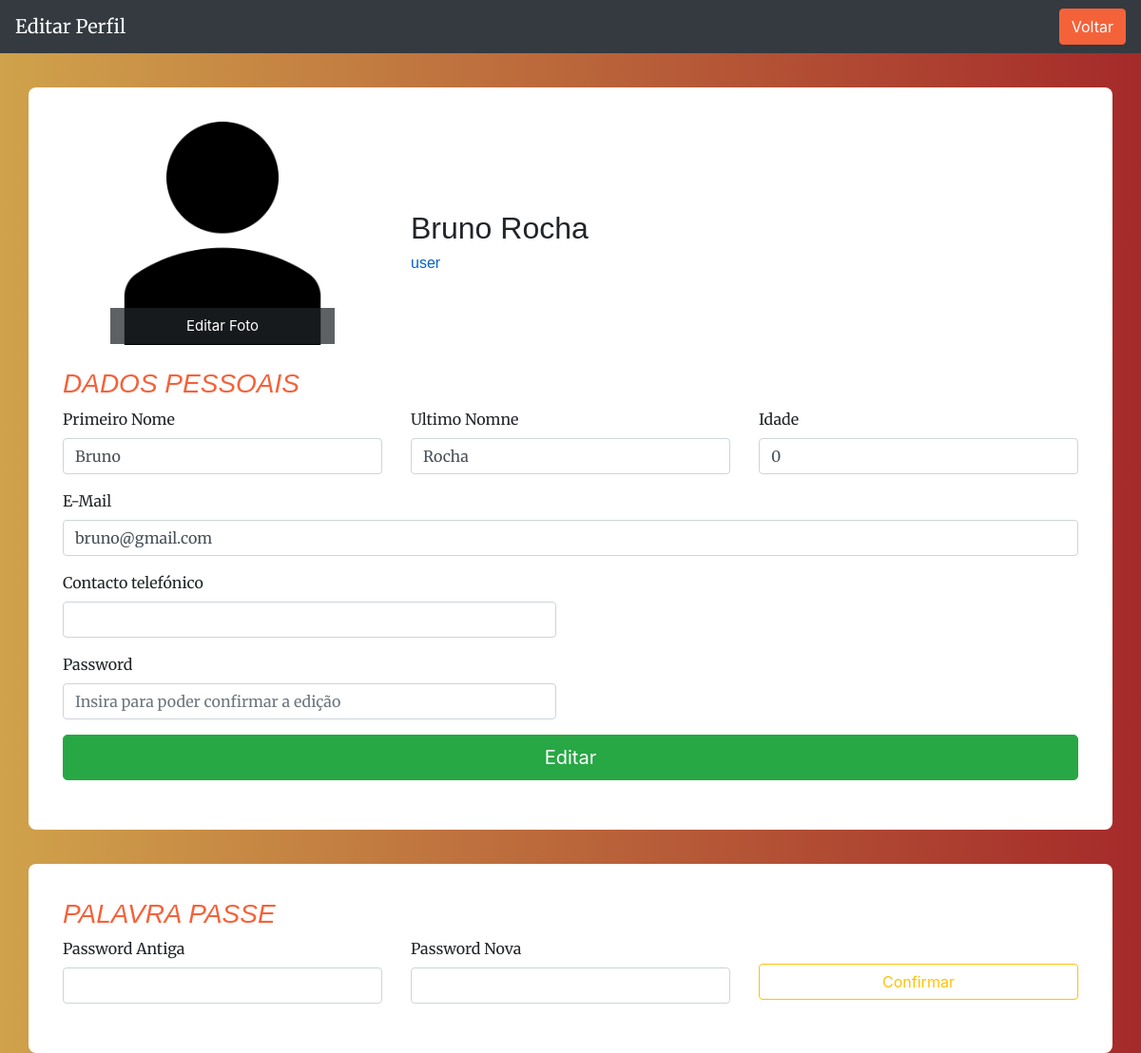
Page /edit_profile.php?id=29 (signed in) on the committed database.
### tables this page shows
CREATE TABLE `users` (
  `id` int(11) NOT NULL,
  `fname` varchar(255) NOT NULL,
  `lname` varchar(255) NOT NULL,
  `age` int(11) NOT NULL,
  `email` tinytext NOT NULL,
  `password` longtext NOT NULL,
  `phone` int(9) DEFAULT NULL,
  `born_date` date DEFAULT NULL,
  `type_img` varchar(255) NOT NULL,
  `name_img` varchar(255) NOT NULL,
  `size_img` varchar(255) NOT NULL,
  `data_img` longblob NOT NULL,
  `updated_at` timestamp NOT NULL DEFAULT current_timestamp() ON UPDATE current_timestamp(),
  `created_at` timestamp NOT NULL DEFAULT current_timestamp(),
  `user_status` varchar(10) NOT NULL DEFAULT 'user',
  `acount_status` text NOT NULL DEFAULT 'ativo',
  `foto_status` varchar(10) NOT NULL,
  `newsletter_status` varchar(10) NOT NULL DEFAULT 'semSub'
);

### edit_profile.php (the view, shortened to what this page needs)
<?php
require 'includes/db.inc.php';
$id_user = $_GET['id'];
$sql = "SELECT * FROM users WHERE  id = $id_user";
    $result = mysqli_query( $conn, $sql);
?>
<!DOCTYPE html>
<html lang="en">
    <head>
        <link href="https://cdnjs.cloudflare.com/ajax/libs/magnific-popup.js/1.1.0/magnific-popup.min.css" rel="stylesheet" />
        <link href="assets/css/styles.css" rel="stylesheet" />
    </head>
  </head>
  <nav class="navbar navbar-dark bg-dark">
      <a class="navbar-brand" href="#">
      Editar Perfil
      </a>
      <ul class="navbar-nav">
          <li class="nav-item">
              <a class="btn btn-primary text-white"href="index.php">Voltar</a>
          </li>
      </ul>
    </nav>
  <?php foreach($result as $row) : ?>
    <form action="includes/editar_perfil.inc.php?id=<?php echo $row['id']?>" method="POST" enctype="multipart/form-data">
  <div class="container emp-profile">
                <div class="row justify-content-center">
                    <div class="col-md-4 align-self-center ">
                        <div class="profile-img">
                        <?php if(($_SESSION['foto_status'] == 'sem')) {?>
					<a>
					<img src="assets/img/user.png" alt="" width="100">
					</a>
					<?php  } ?>
                            <div class="file btn btn-lg btn-primary">
                                Editar Foto
                            </div>
                        </div>
                    </div>
                    <div class="col-md align-self-center">
                        <div class="profile-head">
                                <h2>
                                <?php echo $row['fname'] . " " .  $row['lname']?>
                                </h2>
                                <h6>
                                <?php echo $row['user_status']?>
                                </h6>
                        </div>
                    </div>
                </div>
                <div class="row">
                    <div class="col-md">
                        <span><h3>Dados Pessoais</h3></span>
             <div class="row">
                    <div class="col-md-4">
                    <div class="form-group">
                      <label>Primeiro Nome</label>
                      <input name="fname" id="fname" type="text" class="form-control" value="<?php echo $row['fname']?>">
                    </div>
                    </div>
                    <div class="col-md-4">
                    <div class="form-group">
                      <label>Ultimo Nomne</label>
                      <input name="lname" id="lname" type="text" class="form-control" value="<?php echo $row['lname']?>">
                    </div>
                    </div>
                    <div class="col-md-4">
                    <div class="form-group">
                      <label>Idade</label>
                      <input name="age" id="age" type="text" class="form-control" value="<?php echo $row['age']?>">
                    </div>
                    </div>
             </div>
             <div class="row">
                    <div class="col-md">
                    <div class="form-group">
                      <label>E-Mail</label>
                      <input name="email" id="email" type="text" class="form-control" value="<?php echo $row['email']?>">
                    </div>
                    </div>
             </div>
             <div class="row">
                    <div class="col-md-6">
                    <div class="form-group">
                      <label>Contacto telefónico</label>
                      <input name="phone" id="nome" type="text" class="form-control" value="<?php echo $row['phone']?>">
                    </div>
                    </div>
             </div>
             <div class="row">
                    <div class="col-md-6">
                    <div class="form-group">
                    <label>Password</label>
                      <input name="passwordConfirm" type="password" class="form-control" placeholder="Insira para poder confirmar a edição">
                    </div>
                    </div>
             </div>
             <div class="row">
             <div class="col-md">
                    <div class="form-group">
                        <button class="btn btn-lg btn-success btn-block" name="edit-profile-submit" id="edit-profile-submit" type="submit">Editar</button>
                    </div>
                    </div>
             </div>
                  </form>
        <?php endforeach ?>
  <?php foreach($result as $row) : ?>
  <div class="container emp-profile">
                <div class="row">
                    <div class="col-md">
                        <span><h3>Palavra Passe</h3></span>
                    <form action="includes/editar_pass.inc.php?id=<?php echo $row['id']?>" method="POST">
             <div class="row">
                    <div class="col-md-4">
                    <div class="form-group">
                      <label>Password Antiga</label>
                      <input name="passwordAntiga" id="passwordAntiga" type="password" class="form-control">
                    </div>
                    </div>
                    <div class="col-md-4">
                    <div class="form-group">
                      <label>Password Nova</label>
                      <input name="passwordNova" id="passwordNova" type="password" class="form-control" >
                    </div>
                    </div>
                    <div class="col-md-4">
                    <div class="form-group">
                        <button class="btn btn-outline-warning btn-block mt-1" name="edit-password-submit" id="edit-profile-submit" type="submit">Confirmar</button>
                    </div>
                    </div>
             </div>
                  </form>
                        </div>
                    </div>
                </div>
        <?php endforeach ?>
</body>
</html>

### edit_profile.php (style rules this page uses)
.emp-profile { padding: 3%; margin-top: 3%; margin-bottom: 3%; border-radius: 0.5rem; background: #fff; }
.profile-img { text-align: center; }
.profile-img img { width: 70%; height: 100%; }
.profile-img .file { position: relative; overflow: hidden; margin-top: -20%; width: 70%; border: none; border-radius: 0; font-size: 15px; background: #212529b8; }
.profile-head h6 { color: #0062cc; }

### rows in the picture
users: fname "Bruno", lname "Rocha", user_status "user", age "0", email "bruno@gmail.com"
